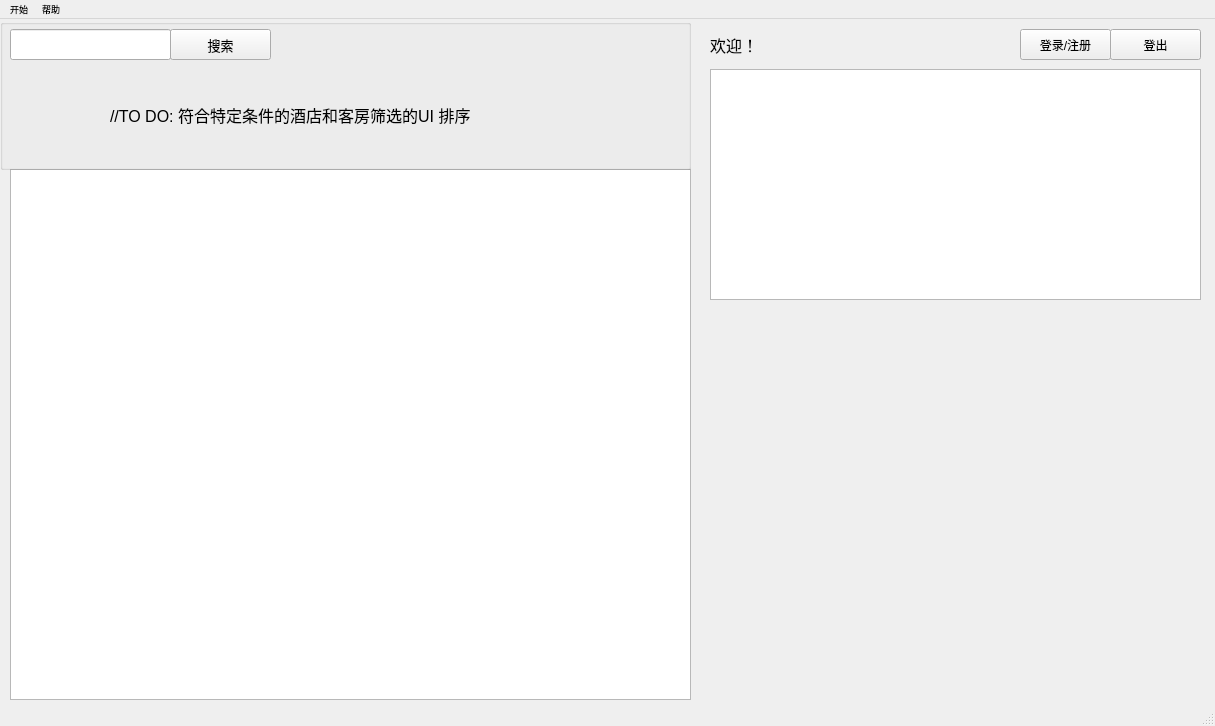
<?xml version="1.0" encoding="UTF-8"?>
<ui version="4.0">
 <class>MainWindow</class>
 <widget class="QMainWindow" name="MainWindow">
  <property name="geometry">
   <rect>
    <x>0</x>
    <y>0</y>
    <width>1215</width>
    <height>726</height>
   </rect>
  </property>
  <property name="font">
   <font>
    <pointsize>7</pointsize>
   </font>
  </property>
  <property name="windowTitle">
   <string>酒店管理系统</string>
  </property>
  <widget class="QWidget" name="centralWidget">
   <widget class="QLabel" name="username_welcome">
    <property name="geometry">
     <rect>
      <x>710</x>
      <y>10</y>
      <width>151</width>
      <height>31</height>
     </rect>
    </property>
    <property name="font">
     <font>
      <family>微软雅黑</family>
      <pointsize>12</pointsize>
     </font>
    </property>
    <property name="autoFillBackground">
     <bool>false</bool>
    </property>
    <property name="text">
     <string>欢迎！</string>
    </property>
   </widget>
   <widget class="QPushButton" name="signInBtn">
    <property name="geometry">
     <rect>
      <x>1020</x>
      <y>10</y>
      <width>91</width>
      <height>31</height>
     </rect>
    </property>
    <property name="font">
     <font>
      <pointsize>9</pointsize>
     </font>
    </property>
    <property name="text">
     <string>登录/注册</string>
    </property>
   </widget>
   <widget class="QListWidget" name="HotelList">
    <property name="geometry">
     <rect>
      <x>10</x>
      <y>150</y>
      <width>681</width>
      <height>531</height>
     </rect>
    </property>
   </widget>
   <widget class="QWidget" name="HotelInfo" native="true">
    <property name="geometry">
     <rect>
      <x>710</x>
      <y>300</y>
      <width>491</width>
      <height>381</height>
     </rect>
    </property>
   </widget>
   <widget class="QTableWidget" name="FuntionTable">
    <property name="geometry">
     <rect>
      <x>710</x>
      <y>50</y>
      <width>491</width>
      <height>231</height>
     </rect>
    </property>
   </widget>
   <widget class="QPushButton" name="signInBtn_2">
    <property name="geometry">
     <rect>
      <x>1110</x>
      <y>10</y>
      <width>91</width>
      <height>31</height>
     </rect>
    </property>
    <property name="font">
     <font>
      <pointsize>9</pointsize>
     </font>
    </property>
    <property name="text">
     <string>登出</string>
    </property>
   </widget>
   <widget class="QGroupBox" name="conditionBox">
    <property name="geometry">
     <rect>
      <x>0</x>
      <y>0</y>
      <width>691</width>
      <height>151</height>
     </rect>
    </property>
    <property name="title">
     <string/>
    </property>
    <widget class="QPushButton" name="searchBtn">
     <property name="geometry">
      <rect>
       <x>170</x>
       <y>10</y>
       <width>101</width>
       <height>31</height>
      </rect>
     </property>
     <property name="font">
      <font>
       <family>微软雅黑</family>
       <pointsize>10</pointsize>
      </font>
     </property>
     <property name="text">
      <string>搜索</string>
     </property>
    </widget>
    <widget class="QLineEdit" name="searchTest">
     <property name="geometry">
      <rect>
       <x>10</x>
       <y>10</y>
       <width>161</width>
       <height>31</height>
      </rect>
     </property>
    </widget>
    <widget class="QLabel" name="label">
     <property name="geometry">
      <rect>
       <x>110</x>
       <y>60</y>
       <width>401</width>
       <height>71</height>
      </rect>
     </property>
     <property name="font">
      <font>
       <pointsize>12</pointsize>
      </font>
     </property>
     <property name="text">
      <string>//TO DO: 符合特定条件的酒店和客房筛选的UI 排序</string>
     </property>
    </widget>
   </widget>
  </widget>
  <widget class="QMenuBar" name="menuBar">
   <property name="geometry">
    <rect>
     <x>0</x>
     <y>0</y>
     <width>1215</width>
     <height>26</height>
    </rect>
   </property>
   <widget class="QMenu" name="start">
    <property name="title">
     <string>开始</string>
    </property>
   </widget>
   <widget class="QMenu" name="help">
    <property name="title">
     <string>帮助</string>
    </property>
    <addaction name="about"/>
   </widget>
   <addaction name="start"/>
   <addaction name="help"/>
  </widget>
  <widget class="QStatusBar" name="statusBar"/>
  <action name="about">
   <property name="checkable">
    <bool>false</bool>
   </property>
   <property name="text">
    <string>关于</string>
   </property>
  </action>
 </widget>
 <layoutdefault spacing="6" margin="11"/>
 <resources/>
 <connections/>
</ui>
